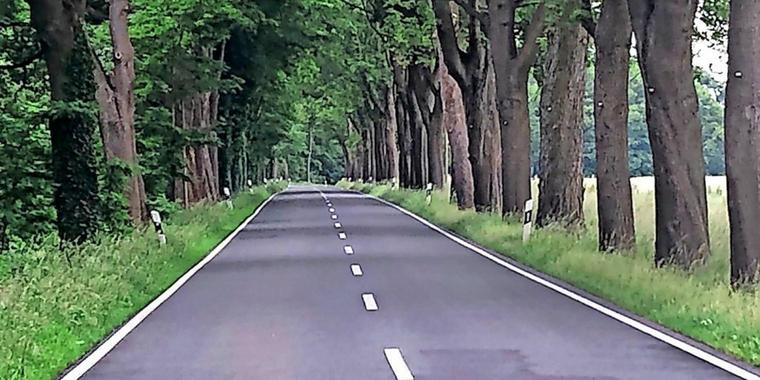
#> input picture Resources/img1.jpg, 760 x 380 px, given in place of the camera
$ python img_pro.py
#> lines starting #> are read from the running program, lines starting #| are printed output that depends on the picture; after the words box and inside, x2 and y2 are one past the last pixel; in counts of white or black regions, pixels touching at a corner belong together
### i2c_com.py
from smbus import SMBus
#i2c addr:
addr = 0x08
bus = SMBus(1)

def transmitSpeed(pwm):
        ipwm = int (pwm)
        bus.write_byte(addr, ipwm)

### img_pro.py
import cv2 as cv
import numpy as np
import math
import i2c_com
#cap = cv.VideoCapture('Resources\line.avi')
cap = cv.VideoCapture(0)

#setup values
largest_contour_index = -1
ret, frame = cap.read()
#> frame is the input picture: shape (380, 760, 3); mean B, G, R 102.6, 110.3, 101
frame_height = frame.shape[0]
#> frame_height = 380
frame_width = frame.shape[1]
#> frame_width = 760
half_frame_height = frame_height * 0.5
#> half_frame_height = 190
half_frame_width = frame_width * 0.5
#> half_frame_width = 380
print(str(frame_height) +  "x" + str(frame_width))
#| 380x760

while(True):
    # Capture frame-by-frame
    ret, frame = cap.read()

    #gen hsv img and mask
    hsv = cv.cvtColor(frame, cv.COLOR_BGR2HSV)
#> hsv: shape (380, 760, 3); mean H, S, V 87.8, 61.8, 118.3
    #Deckenlicht:
    lowGray = np.array([3,15,50])
    highGray = np.array([30,50,165])
    #Tageslicht:
    #lowGray = np.array([80,50,20])
    #highGray = np.array([115,165,240])
    mask = cv.inRange(hsv, lowGray, highGray)
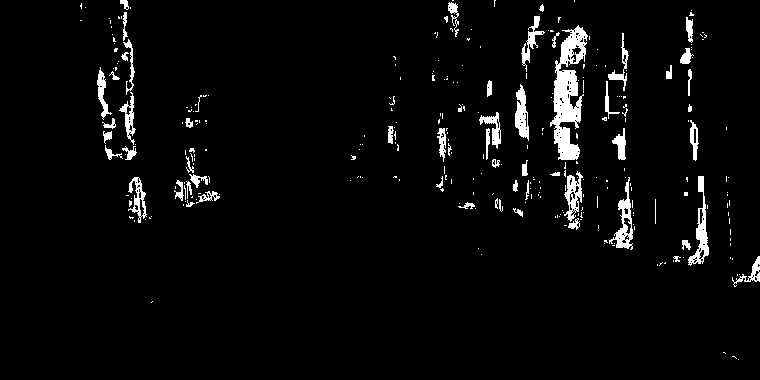
#> mask: shape (380, 760); 3.8% white; 298 white regions (237 under 20 px), largest, box (x1, y1, x2, y2) and area: (550, 25, 588, 160) 2485, (688, 176, 709, 266) 624, (609, 177, 633, 250) 581
    edges = cv.Canny(mask, 100, 200)
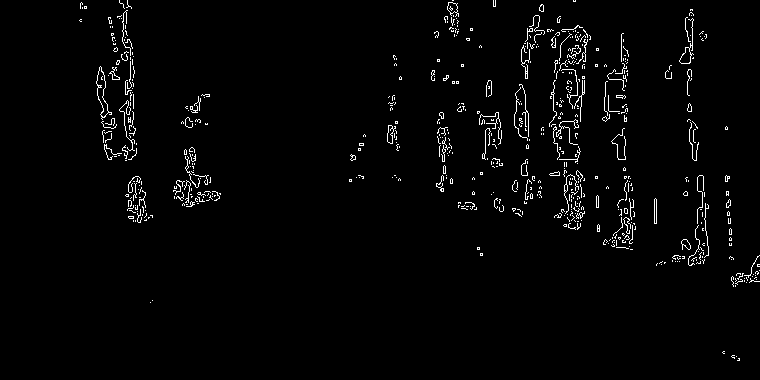
#> edges: shape (380, 760); 2.2% white in thin lines or dots, all inside (x1, y1, x2, y2) = (79, 0, 760, 361)
    #Groeßte Kontur finden
    contours, hierarchy = cv.findContours(mask, cv.RETR_TREE, cv.CHAIN_APPROX_SIMPLE)
#> contours = 459 contours, 400 with area under 20; largest, box (x1, y1, x2, y2) and area: (550, 25, 588, 160) 2394, (688, 176, 709, 266) 597, (609, 177, 633, 250) 574, (564, 171, 583, 222) 466, (515, 84, 529, 141) 439
    largest_contour_area = 0

    for i in range (len(contours)):
        if len(contours) != 0:
            moments = cv.moments(contours[i])
            area = moments['m00']

            if area > largest_contour_area:
                largest_contour_area = area
                largest_contour_index = i
                largest_moment = cv.moments(contours[largest_contour_index])
#> this loop made 459 passes
#> (area, largest_contour_area, largest_contour_index) on pass 14: (180.5, 180.5, 13)
#> area on passes 29, 42, 61, 69, 96: 41, 57, 22, 30.5, 96.5
#> after the loop, largest_contour_area = 2393.5; largest_contour_index = 378; largest_moment = moments, m00 2393.5, centre m10/m00, m01/m00 = (567.8, 92.64)

    #Kreis im Mittelpunkt der größten Kontur zeichnen
    if len(contours) != 0:
        if  largest_moment["m00"]:
            cX1 = int(largest_moment["m10"] / largest_moment["m00"])
#> cX1 = 567
            cY1 = int(largest_moment["m01"] / largest_moment["m00"])
#> cY1 = 92
            cv.circle(frame, (cX1, cY1), 5, (255, 255, 255), -1)
#> frame: shape (380, 760, 3); 0.03% of pixels changed, all inside (x1, y1, x2, y2) = (562, 87, 573, 98)
        cv.drawContours(frame, contours, largest_contour_index, (0,255,0), 3)
        cv.line(frame, pt1=(cX1,cY1), pt2=(320,frame_height), color=(0,0,255), thickness=5)
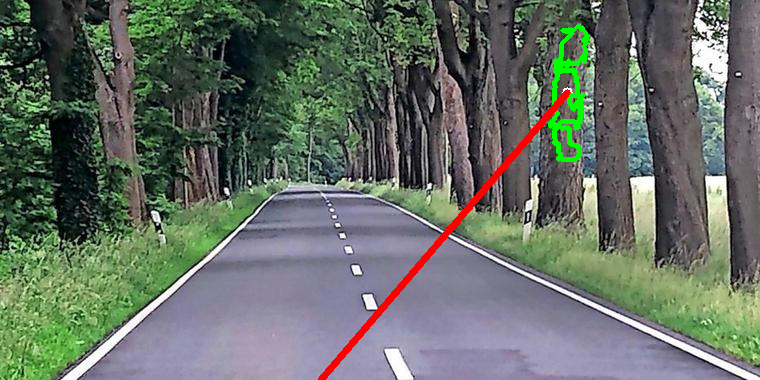
#> frame: shape (380, 760, 3); mean B, G, R 100.8, 110.5, 101.5

        #angle calculation
        if cX1 != 320:
            m = (cY1-480)/(cX1-320)
#> m = -1.57
            degree = round(abs(math.degrees(math.atan(m))))
#> degree = 58

        #speed calculation and transmission
            if degree > 85:
                motor_pwm = degree-50    #Max Speed PWM = 50
            elif degree < 80 and degree > 40:
                motor_pwm = 20
            else:
                motor_pwm = 25

        i2c_com.transmitSpeed(motor_pwm)
        print(degree , ";" , motor_pwm)
#| 58 ; 20

    # Display the resulting frame
    cv.imshow('binary', mask)
    cv.imshow('hsv', hsv)
    cv.imshow('original',frame)
    cv.imshow('canny', edges)

    #stop when q pressed
    if cv.waitKey(1) & 0xFF == ord('q'):
#> (key q is pressed here)
        break


# When everything done, release the capture
i2c_com.transmitSpeed(0)
cap.release()
cv.destroyAllWindows()
